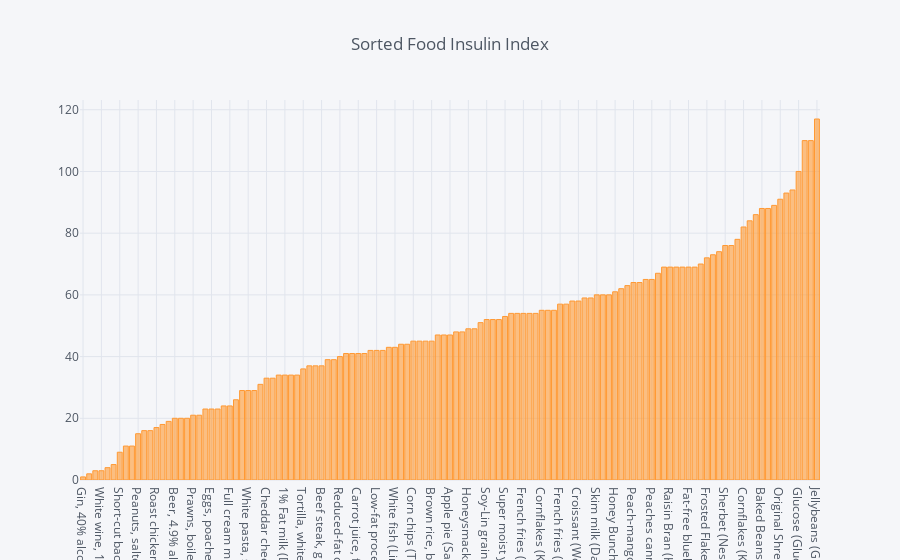

Source (notebook cell):
### Markdown cell above
## Sorted Bar plot using interactive features

### Code cell
df_temp = df[["Food","FII (%)"]].set_index("Food")
df_FII = df_temp['FII (%)']
df_FII = df_FII.sort_values(ascending=True)

#cf.set_config_file(offline=False, world_readable=True, theme='ggplot')
cf.go_offline()
fig = df_FII.iplot(kind='bar', title = 'Sorted Food Insulin Index')


#https://dev.socrata.com/blog/2016/02/02/plotly-pandas.html

### Figure 1 — Plotly figure (JSON) as saved in the notebook; plotly's stock layout.template omitted (floating-point values rounded to 4 significant figures)
{"data": [{"marker": {"color": "rgba(255, 153, 51, 0.6)", "line": {"color": "rgba(255, 153, 51, 1.0)", "width": 1}}, "name": "FII (%)", "orientation": "v", "text": "", "type": "bar", "x": ["Gin, 40% alcohol (Australia)", "Butter (Western Star Original)", "Olive oil (Australia)", "White wine, 11% alcohol (Australia)", "Avocado, raw, peeled (USA)", "Walnuts (Lucky California)", "Short-cut bacon (Primo Smallgoods)", "Bologna (Australia)", "Peanut butter (Kraft Foods Inc, Australia)", "Peanuts, salted and roasted (Grocery", "Tuna in oil, drained (Coles)", "Frankfurter/hot dog (Australia)", "Roast chicken, without skin (Woolworth", "Cream cheese (Coles)", "Chicken, panfried with skin (Australia)", "Beer, 4.9% alcohol (Budweiser,", "Coleslaw (Coles)", "93% Fat-free cheddar cheese (Dairy Farmers)", "Prawns, boiled and peeled (Findus", "Tofu (Soyco)", "All-Bran Original (Kellogg’s Foods Inc, Australia)", "Eggs, poached (Australia)", "Canned navy beans (Eden Organic, USA)", "Beef taco (Bruce Foods Corporation,", "Full cream milk (Dairy Farmers)", "Tuna in water, drained (Coles)", "Wholemeal pasta, boiled (San Remo)", "White pasta, spirals, boiled (San Remo)", "Porridge (Uncle Toby’s Inc, Australia)", "Seedless raisins (Sunbeam Food Inc,", "Cheddar cheese (Coles)", "Chocolate chip cookie (Chips Ahoy)", "Beef lasagne (Sara Lee Bakery Pty Ltd)", "1% Fat milk (Dairy Farmers)", "Milk chocolate (Hershey Foods Inc,", "Muesli bar (Uncle Toby’s Inc)", "Tortilla, white, corn (San Diego Tortilla Factory, Australia)", "Snickers bar (Masterfoods, USA)", "Honey-raisin bran muffin (Sun Maid,", "Beef steak, grilled (Australia)", "Frozen corn (McCain Foods Pty Ltd)", "Popcorn (Uncle Toby’s Inc)", "Reduced-fat cottage cheese (Dairy Farmers)", "100% Natural Granola Oats, Honey & Raisins (Quaker Oats Inc, USA)", "Grain bread (Tiptop Bakeries Inc)", "Carrot juice, fresh (Australia)", "Tomato pasta Sauce (Paul Newman)", "Cinnamon swirl pastry (Bimbo Bakeries,", "Low-fat processed cheese slice (Kraft Foods Ltd)", "Lentils in tomato sauce (Australia)", "Red Delicious apple, raw (Australia)", "White fish (Ling) fillet (Australia)", "Orange, raw, peeled (Australia)", "Coca-Cola (Coca-Cola Amatil Inc)", "Corn chips (The Smith’s Snackfood", "Jatz cracker (Arnotts, Australia)", "Potato chips (The Smith’s Snackfood", "Brown rice, boiled (Ricegrowers Inc)", "Cheese pizza (McCains, Australia)", "Apple juice (Berrivale, Australia)", "Apple pie (Sara Lee)", "Cracklin' Oat Bran (Kellogg Foods Inc,", "Special K (Kellogg’s Foods Inc,", "Honeysmacks (Kellogg Foods Inc,", "Reduced-fat chocolate chip cookie (Chips", "40% Reduced-fat potato chips (Cape Cod", "Soy-Lin grain bread (Burgen)", "Sustain (Kellogg Foods Inc, Australia)", "Low-fat cottage cheese (Bulla Dairy Foods)", "Super moist yellow cake with chocolate", "Battered fish fillet (Coles)", "Peaches canned in juice (SPC Ardmona,", "French fries (McCain’s Foods Inc)", "Donut with cinnamon sugar", "Fat-free oatmeal raisin cookie (Archway", "Cornflakes (Kellogg Foods Inc,", "All-Bran Complete Wheat Flakes", "Orange juice (Mr Juicy, Australia)", "French fries (McDonald’s Inc)", "Great Grains (Kraft Foods Inc, USA)", "Panjacks (White Wings Pty Ltd)", "Croissant (Woolworths)", "Banana, raw, peeled (Australia)", "7 Wholegrain Puffs (Kashi)", "Skim milk (Dairy Farmers)", "Chocolate brownie with frosting (White", "Black grapes, raw (Australia)", "Honey Bunches of Oats (Post Foods Inc,", "Raspberry jam (Cottees)", "Cheerios (General Mills Inc)", "Peach-mango frozen yoghurt (Streets Blue Ribbon)", "Water crackers (Grocery Wholesalers", "Vanilla ice-cream (Dairy Bell)", "Peaches canned in syrup (SPC Ardmona,", "Chocolate chip cookies (Arnotts Biscuits", "Low-fat vanilla ice-cream (Coles)", "Raisin Bran (Kellogg’s Foods Inc, USA)", "Lucky Charms (General Mills Inc)", "Blueberry streusel muffin (Pinnacle", "Fat-free blueberry muffin (Continental", "Ice tea (Narkena Ltd)", "Wholemeal bread (Riga Bakeries,", "Frosted Flakes (Kellogg Foods Inc, USA)", "White bread (Sunblest, Tiptop Pty Ltd)", "97% Fat-free pretzels (Parkers)", "Sherbet (Nestle Pty Ltd, Australia)", "Orange-mango fruit drink (Frosts Food &", "Wheaties (General Mills Inc)", "Cornflakes (Kellogg Foods Inc, USA)", "Low-fat strawberry yoghurt (Dairy Farmers)", "Special K (Kellogg’s Foods Inc, USA)", "Baked Beans (Franklins)", "Potato, russet, peeled and boiled", "Mars bar (Mars Confectionary Inc,", "Original Shredded Wheat (Post Foods", "Honeydew melon, raw (Australia)", "Rice Bubbles (Kellogg Foods Inc,", "Glucose (Glucodin Energy Powder)", "Original Pancake & Waffle Mix (Quaker", "Grapenuts (Post Foods Inc, USA)", "Jellybeans (Grocery Wholesalers Inc,"], "y": [1, 2, 3, 3, 4, 5, 9, 11, 11, 15, 16, 16, 17, 18, 19, 20, 20, 20, 21, 21, 23, 23, 23, 24, 24, 26, 29, 29, 29, 31, 33, 33, 34, 34, 34, 34, 36, 37, 37, 37, 39, 39, 40, 41, 41, 41, 41, 42, 42, 42, 43, 43, 44, 44, 45, 45, 45, 45, 47, 47, 47, 48, 48, 49, 49, 51, 52, 52, 52, 53, 54, 54, 54, 54, 54, 55, 55, 55, 57, 57, 58, 58, 59, 59, 60, 60, 60, 61, 62, 63, 64, 64, 65, 65, 67, 69, 69, 69, 69, 69, 69, 70, 72, 73, 74, 76, 76, 78, 82, 84, 86, 88, 88, 89, 91, 93, 94, 100, 110, 110, 117]}], "layout": {"legend": {"bgcolor": "#F5F6F9", "font": {"color": "#4D5663"}}, "paper_bgcolor": "#F5F6F9", "plot_bgcolor": "#F5F6F9", "title": "Sorted Food Insulin Index", "titlefont": {"color": "#4D5663"}, "xaxis1": {"gridcolor": "#E1E5ED", "showgrid": true, "tickfont": {"color": "#4D5663"}, "title": "", "titlefont": {"color": "#4D5663"}, "zerolinecolor": "#E1E5ED"}, "yaxis1": {"gridcolor": "#E1E5ED", "showgrid": true, "tickfont": {"color": "#4D5663"}, "title": "", "titlefont": {"color": "#4D5663"}, "zerolinecolor": "#E1E5ED"}}}
